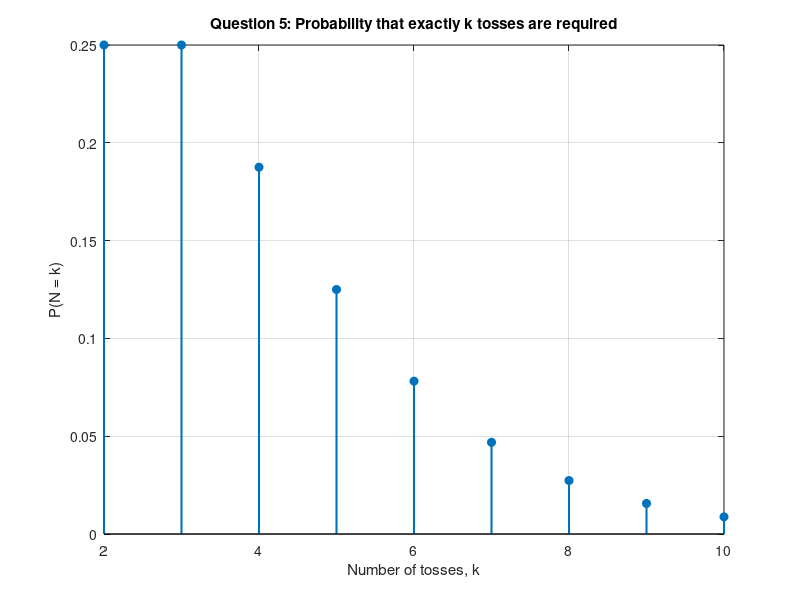

MATLAB code to generate this figure:
clc;
clear;
close all;

% Maximum number of tosses to display
k_max = 10;

%% Question 5
% Suppose we toss a fair coin until we get exactly two heads.
% Probability that exactly k tosses are required:
% P(N = k) = (k - 1)/2^k, for k >= 2

k = 2:k_max;
P = (k - 1) ./ (2 .^ k);

disp('Values of k and P(N = k):');
disp('   k        Probability');
for i = 1:length(k)
    fprintf('%4d    %10.6f\n', k(i), P(i));
end

%% Plot
figure;
stem(k, P, 'filled', 'LineWidth', 1.5);
xlabel('Number of tosses, k');
ylabel('P(N = k)');
title('Question 5: Probability that exactly k tosses are required');
grid on;

%% Generate sample space outcomes up to length k_max
sample_space = {};

for n = 2:k_max
    for firstH = 1:(n-1)
        seq = repmat('T', 1, n);
        seq(firstH) = 'H';
        seq(n) = 'H';
        sample_space{end+1} = seq;
    end
end

disp(' ');
disp('Sample space outcomes up to k_max:');
for i = 1:length(sample_space)
    disp(sample_space{i});
end

%% Partial sum check
partial_sum = sum(P);
fprintf('\nSum of probabilities from k=2 to k=%d: %.6f\n', k_max, partial_sum);
